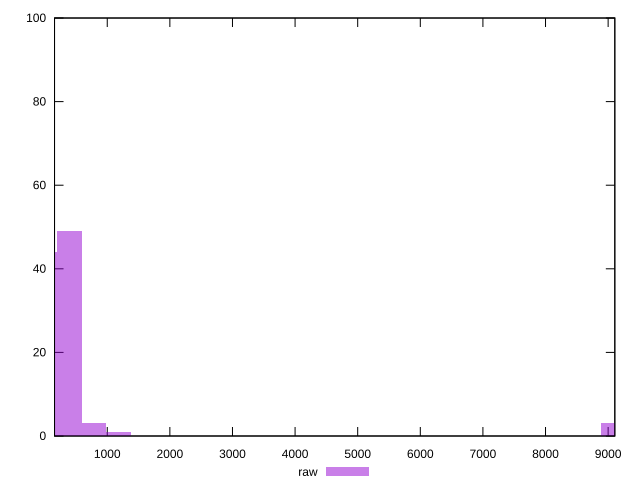

Source code (gnuplot):
reset

$raw <<EOF
9082.038557166477 3
0 44
394.8712416159338 49
789.7424832318676 3
1184.6137248478014 1
EOF

set key outside below
set boxwidth 394.8712416159338
set xrange [157.879:9106.896999999999]
set yrange [0:100]
set trange [0:100]
set style fill transparent solid 0.5 noborder
set terminal svg size 640, 490 enhanced background rgb 'white'
set output "reports/report_00027_2021-02-24T12-40-31.850Z/server-response-time/samples/music/raw/histogram.svg"

plot $raw title "raw" with boxes

reset
